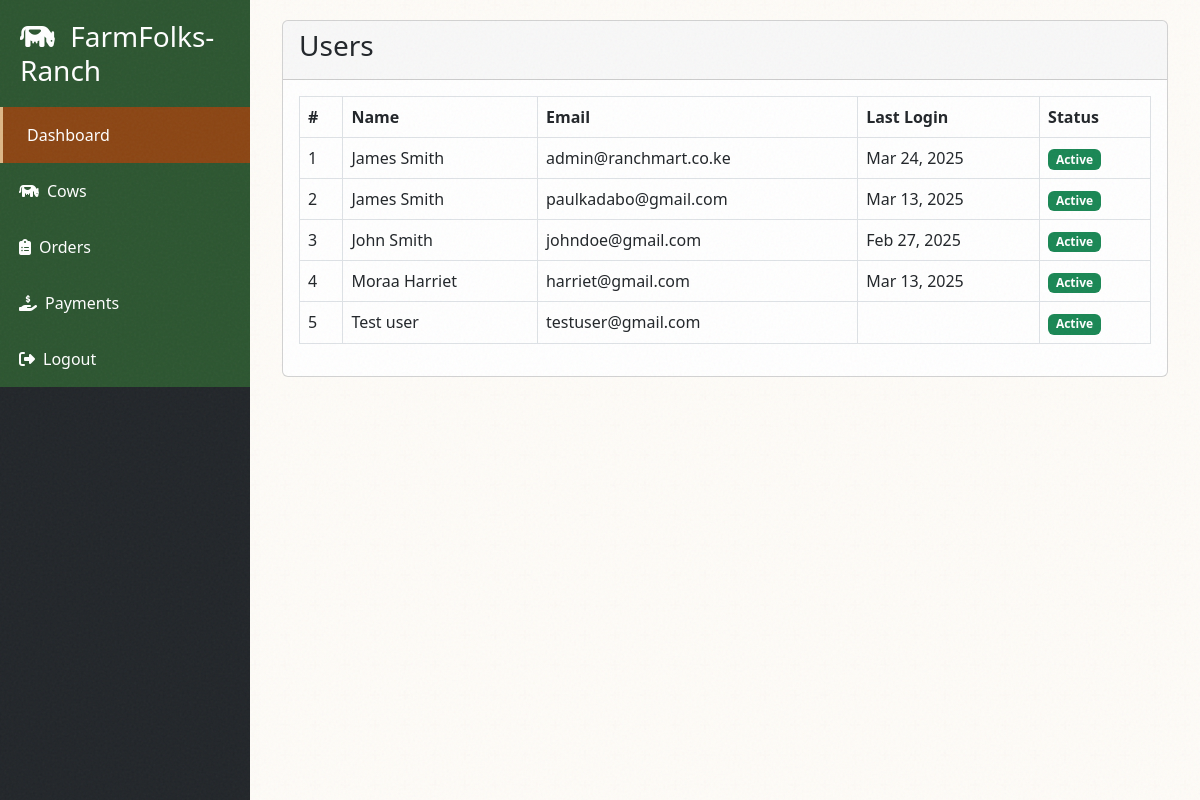
Screenshot of /accounts/ with the database file from the repository.
### users/models.py (models this page shows, shortened)
class User(AbstractBaseModel, AbstractUser):
    role = models.CharField(max_length=20, default="Customer")
    gender = models.CharField(max_length=10, null=True, blank=True)
    phone_number = models.CharField(max_length=10, null=True, blank=True)
    address = models.TextField(null=True, blank=True)
    city = models.CharField(max_length=100, null=True, blank=True)
    county = models.CharField(max_length=100, null=True, blank=True)
    country = models.CharField(max_length=100, null=True, blank=True)
    profile_picture = models.ImageField(upload_to="profile_pictures/", null=True, blank=True)
    def name(self):
        return f"{self.first_name} {self.last_name}"

### users/views.py (the view)
# urls.py: path('accounts/', include('users.urls')),
def users(request):
    context = {
        "users": User.objects.all()
    }
    return render(request, "accounts/users.html", context)

### templates/accounts/users.html
{% extends 'dashboard_base.html' %}
{% block content %}
            <div class="container-fluid">
                <div class="row">
                    <div class="col-12">
                        <div class="card">
                            <div class="card-header">
                                <h3 class="card-title">Users</h3>
                            </div>
                            <div class="card-body">
                                <div class="table-responsive">
                                    <table class="table table-bordered table-hover">
                                        <thead>
                                            <tr>
                                                <th>#</th>
                                                <th>Name</th>
                                                <th>Email</th>
                                                <th>Last Login</th>
                                                <th>Status</th>
                                            </tr>
                                        </thead>
                                        <tbody>
                                            {% for user in users %}
                                            <tr>
                                                <td>{{ forloop.counter }}</td>
                                                <td>{{ user.name }}</td>
                                                <td>{{ user.email }}</td>
                                                <td>{{ user.last_login|date:"M d, Y" }}</td>
                                                <td>
                                                    {% if user.is_active %}
                                                        <span class="badge bg-success">Active</span>
                                                    {% else %}
                                                        <span class="badge bg-danger">Inactive</span>
                                                    {% endif %}
                                                </td>
                                            </tr>
                                            {% empty %}
                                            <tr>
                                                <td colspan="8" class="text-center">No users found</td>
                                            </tr>
                                            {% endfor %}
                                        </tbody>
                                    </table>
                                </div>
                            </div>
                        </div>
                    </div>
                </div>
    </div>
{% endblock content %}

### templates/dashboard_base.html (style rules this page uses)
:root { --ranch-green: #2C5530; --ranch-brown: #8B4513; --ranch-tan: #DEB887; --ranch-light: #F5DEB3; --ranch-dark: #1C3320; }
body { margin: 0; padding: 0; background-color: var(--ranch-light); font-family: 'Segoe UI', system-ui, -apple-system, sans-serif; }
body::before { content: ''; position: fixed; top: 0; left: 0; width: 100%; height: 100%; opacity: 0.05; pointer-events: none; z-index: 1; }

### rows the page displays
User: name "James Smith", email "admin@ranchmart.co.ke", last_login "Mar 24, 2025", is_active "Active"
User: name "James Smith", email "paulkadabo@gmail.com", last_login "Mar 13, 2025", is_active "Active"
User: name "John Smith", email "johndoe@gmail.com", last_login "Feb 27, 2025", is_active "Active"
User: name "Moraa Harriet", email "harriet@gmail.com", last_login "Mar 13, 2025", is_active "Active"
User: name "Test user", email "testuser@gmail.com", is_active "Active"
